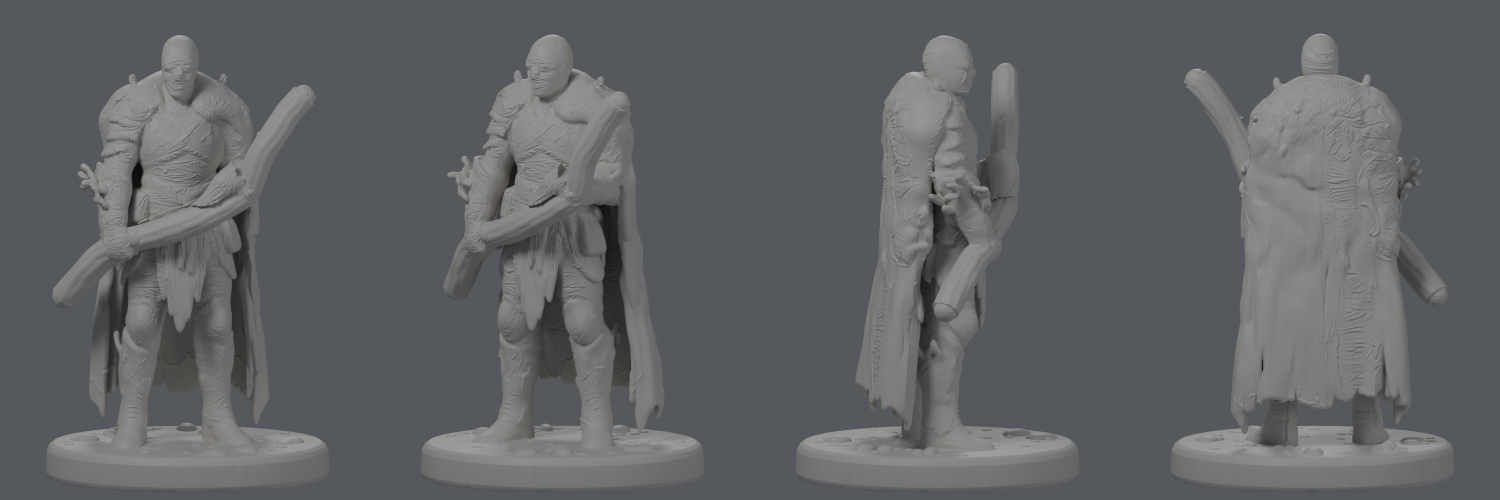
#> input picture renders/v2_widoki.png, 3000 x 1000 px, found by its file name (shown at 1/2 size)
$ python compare.py ../../renders/v2_widoki.png ../../renders/v2_zblizenie.png out.png
#> lines starting #> are read from the running program, lines starting #| are printed output that depends on the picture
"""v2 vs v3 comparison image. usage: compare.py V3_FULL_SHEET V3_CLOSE_SHEET OUT.png"""
import sys
from PIL import Image, ImageDraw
v2a = Image.open('/home/user/DASHBOARD/dnd-mini/renders/v2_widoki.png').convert('RGB')
#> v2a is the input picture: PIL image 3000x1000 RGB; mean R, G, B 96.6, 98.5, 101.1
v2b = Image.open('/home/user/DASHBOARD/dnd-mini/renders/v2_zblizenie.png').convert('RGB')
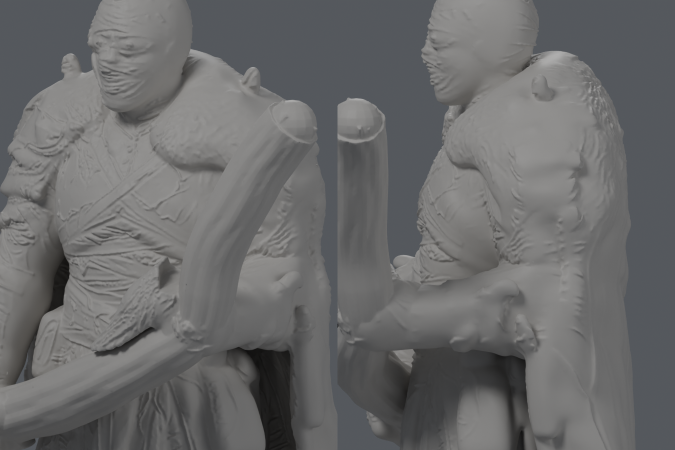
#> input picture renders/v2_zblizenie.png, 1350 x 900 px, found by its file name (shown at 1/2 size)
#> v2b is the input picture: PIL image 1350x900 RGB; mean R, G, B 105.8, 106.1, 106.6
v3a = Image.open(sys.argv[1]).convert('RGB'); v3b = Image.open(sys.argv[2]).convert('RGB')
W = 2000
rows = []
for lab, im in (('v2', v2a), ('v3', v3a), ('v2 close-up', v2b), ('v3 close-up', v3b)):
    im = im.resize((W, int(im.height * W / im.width)))
    d = ImageDraw.Draw(im); d.rectangle((0, 0, 190, 44), fill=(20, 20, 20)); d.text((10, 10), lab, fill=(255, 220, 90), font_size=30)
    rows.append(im)
#> this loop made 4 passes
#> lab on passes 1 to 4: 'v2', 'v3', 'v2 close-up', 'v3 close-up'
#> after the loop, rows = 4 items
out = Image.new('RGB', (W, sum(r.height for r in rows)))
#> out: PIL image 2000x3998 RGB; every value is 0
y = 0
for r in rows:
    out.paste(r, (0, y)); y += r.height
#> this loop made 4 passes
#> y on passes 1 to 4: 666, 1332, 2665, 3998
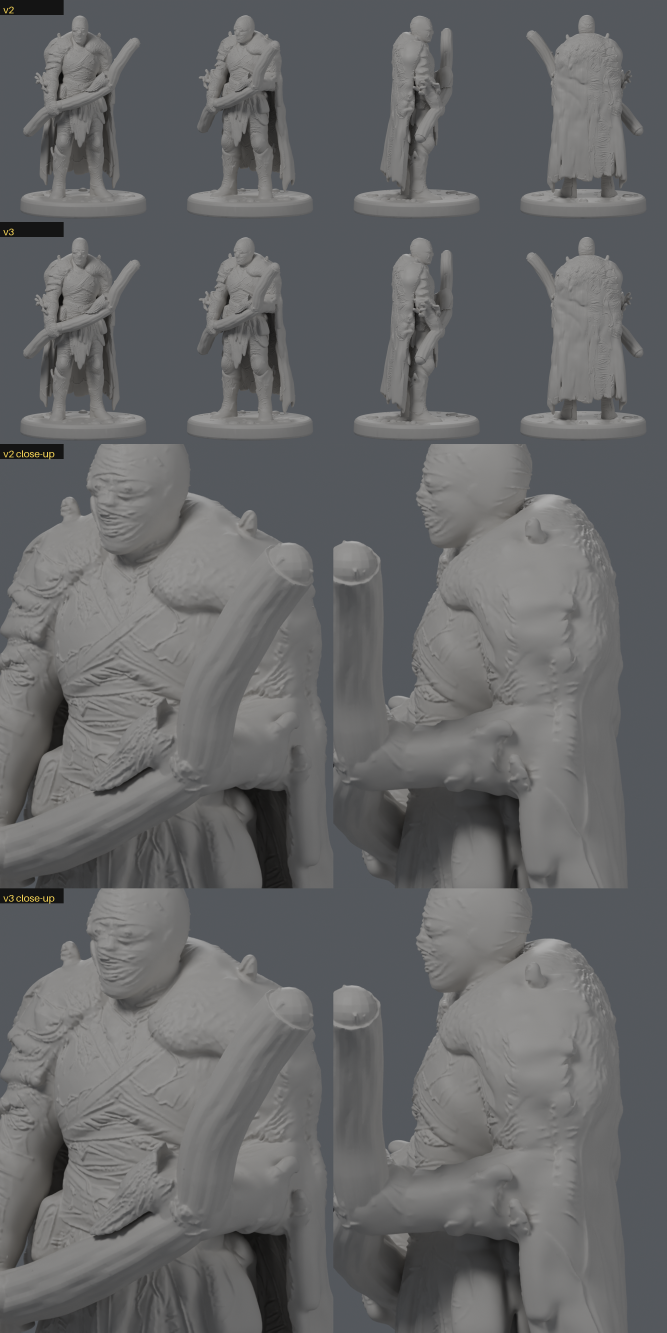
#> out: PIL image 2000x3998 RGB (shown at 1/3 size); mean R, G, B 102.5, 103.4, 104.5
#> after the loop, y = 3998
out.save(sys.argv[3]); print(out.size)
#| (2000, 3998)
